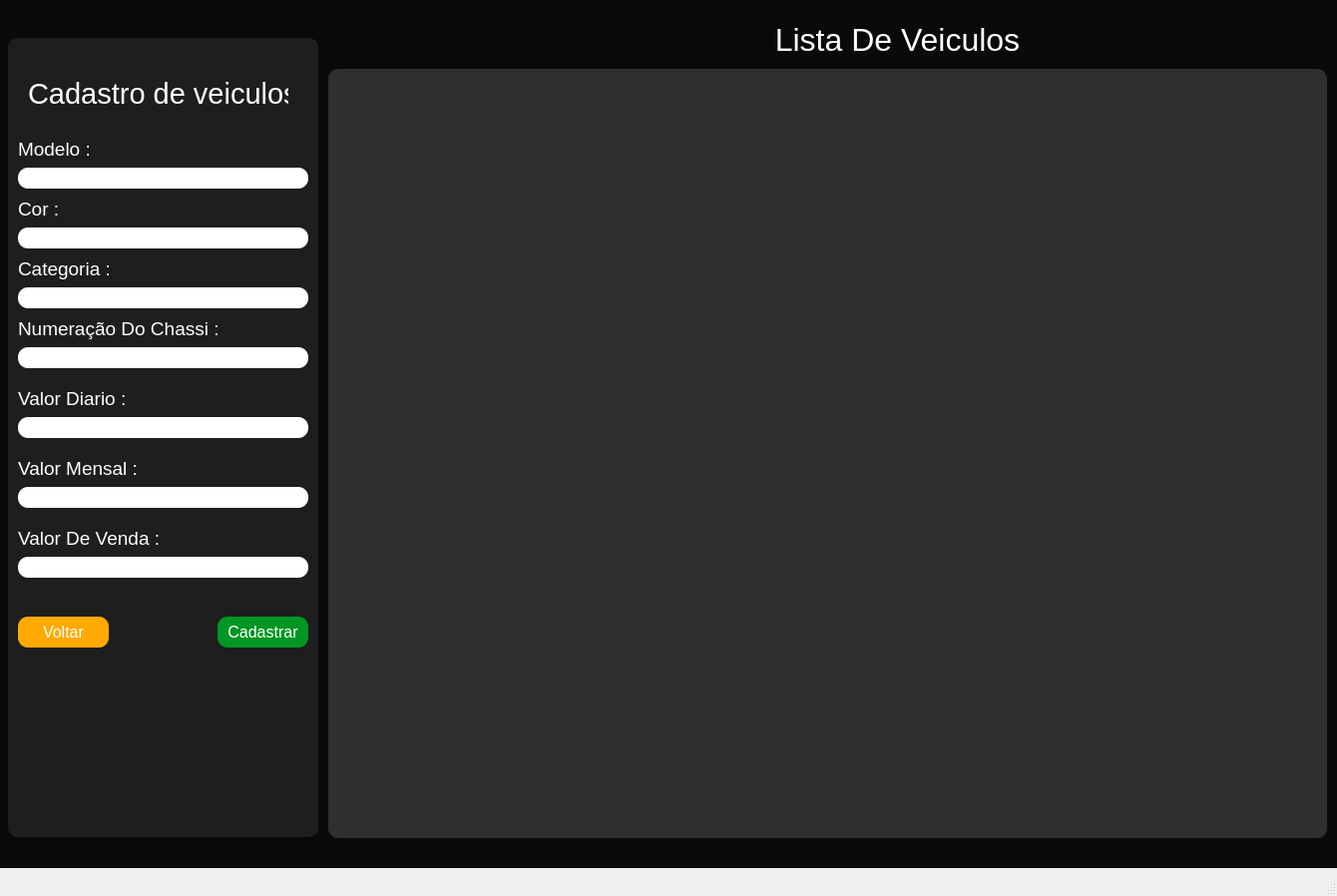
<?xml version="1.0" encoding="UTF-8"?>
<ui version="4.0">
 <class>MainWindow</class>
 <widget class="QMainWindow" name="MainWindow">
  <property name="geometry">
   <rect>
    <x>0</x>
    <y>0</y>
    <width>1340</width>
    <height>898</height>
   </rect>
  </property>
  <property name="windowTitle">
   <string>MainWindow</string>
  </property>
  <widget class="QWidget" name="centralwidget">
   <widget class="QFrame" name="frame">
    <property name="geometry">
     <rect>
      <x>-11</x>
      <y>-11</y>
      <width>1381</width>
      <height>881</height>
     </rect>
    </property>
    <property name="styleSheet">
     <string notr="true">background-color: rgb(10, 10, 10);
color: rgb(255, 255, 255);

border-radius:10;</string>
    </property>
    <property name="frameShape">
     <enum>QFrame::StyledPanel</enum>
    </property>
    <property name="frameShadow">
     <enum>QFrame::Raised</enum>
    </property>
    <widget class="QWidget" name="widget" native="true">
     <property name="geometry">
      <rect>
       <x>9</x>
       <y>9</y>
       <width>331</width>
       <height>851</height>
      </rect>
     </property>
     <property name="styleSheet">
      <string notr="true">background-color: rgb(10,10,10);</string>
     </property>
     <widget class="QWidget" name="widget_5" native="true">
      <property name="geometry">
       <rect>
        <x>10</x>
        <y>40</y>
        <width>311</width>
        <height>801</height>
       </rect>
      </property>
      <property name="styleSheet">
       <string notr="true">background-color: rgb(30, 30, 30);
color: rgb(255, 255, 255);
border-radius:10;</string>
      </property>
      <widget class="QLabel" name="label_24">
       <property name="geometry">
        <rect>
         <x>10</x>
         <y>100</y>
         <width>71</width>
         <height>23</height>
        </rect>
       </property>
       <property name="font">
        <font>
         <pointsize>14</pointsize>
        </font>
       </property>
       <property name="styleSheet">
        <string notr="true">background-color: rgba(85, 255, 255, 0);</string>
       </property>
       <property name="text">
        <string>Modelo :</string>
       </property>
      </widget>
      <widget class="QLineEdit" name="modelo">
       <property name="geometry">
        <rect>
         <x>10</x>
         <y>130</y>
         <width>291</width>
         <height>21</height>
        </rect>
       </property>
       <property name="font">
        <font>
         <pointsize>12</pointsize>
        </font>
       </property>
       <property name="styleSheet">
        <string notr="true">background-color: rgb(255, 255, 255);
color: rgb(0, 0, 0);
border-radius:10;</string>
       </property>
      </widget>
      <widget class="QLabel" name="label_25">
       <property name="geometry">
        <rect>
         <x>10</x>
         <y>160</y>
         <width>44</width>
         <height>23</height>
        </rect>
       </property>
       <property name="font">
        <font>
         <pointsize>14</pointsize>
        </font>
       </property>
       <property name="styleSheet">
        <string notr="true">background-color: rgba(85, 255, 255, 0);</string>
       </property>
       <property name="text">
        <string>Cor :</string>
       </property>
      </widget>
      <widget class="QLineEdit" name="cor">
       <property name="geometry">
        <rect>
         <x>10</x>
         <y>190</y>
         <width>291</width>
         <height>21</height>
        </rect>
       </property>
       <property name="font">
        <font>
         <pointsize>12</pointsize>
        </font>
       </property>
       <property name="styleSheet">
        <string notr="true">background-color: rgb(255, 255, 255);
color: rgb(0, 0, 0);</string>
       </property>
      </widget>
      <widget class="QLabel" name="label_26">
       <property name="geometry">
        <rect>
         <x>10</x>
         <y>220</y>
         <width>91</width>
         <height>23</height>
        </rect>
       </property>
       <property name="font">
        <font>
         <pointsize>14</pointsize>
        </font>
       </property>
       <property name="styleSheet">
        <string notr="true">background-color: rgba(85, 255, 255, 0);</string>
       </property>
       <property name="text">
        <string>Categoria :</string>
       </property>
      </widget>
      <widget class="QLineEdit" name="categoria">
       <property name="geometry">
        <rect>
         <x>10</x>
         <y>250</y>
         <width>291</width>
         <height>21</height>
        </rect>
       </property>
       <property name="font">
        <font>
         <pointsize>12</pointsize>
        </font>
       </property>
       <property name="styleSheet">
        <string notr="true">background-color: rgb(255, 255, 255);
color: rgb(0, 0, 0);</string>
       </property>
      </widget>
      <widget class="QLabel" name="label_27">
       <property name="geometry">
        <rect>
         <x>10</x>
         <y>280</y>
         <width>201</width>
         <height>23</height>
        </rect>
       </property>
       <property name="font">
        <font>
         <pointsize>14</pointsize>
        </font>
       </property>
       <property name="styleSheet">
        <string notr="true">background-color: rgba(85, 255, 255, 0);</string>
       </property>
       <property name="text">
        <string>Numeração Do Chassi :</string>
       </property>
      </widget>
      <widget class="QLineEdit" name="chassi">
       <property name="geometry">
        <rect>
         <x>10</x>
         <y>310</y>
         <width>291</width>
         <height>21</height>
        </rect>
       </property>
       <property name="font">
        <font>
         <pointsize>12</pointsize>
        </font>
       </property>
       <property name="styleSheet">
        <string notr="true">background-color: rgb(255, 255, 255);
color: rgb(0, 0, 0);</string>
       </property>
      </widget>
      <widget class="QPushButton" name="btn_cadastrar">
       <property name="geometry">
        <rect>
         <x>210</x>
         <y>580</y>
         <width>91</width>
         <height>31</height>
        </rect>
       </property>
       <property name="font">
        <font>
         <pointsize>12</pointsize>
        </font>
       </property>
       <property name="styleSheet">
        <string notr="true">background-color: rgb(0, 150, 35);</string>
       </property>
       <property name="text">
        <string>Cadastrar</string>
       </property>
      </widget>
      <widget class="QPushButton" name="btn_voltar">
       <property name="geometry">
        <rect>
         <x>10</x>
         <y>580</y>
         <width>91</width>
         <height>31</height>
        </rect>
       </property>
       <property name="font">
        <font>
         <pointsize>12</pointsize>
        </font>
       </property>
       <property name="styleSheet">
        <string notr="true">background-color: rgb(255, 170, 0);</string>
       </property>
       <property name="text">
        <string>Voltar</string>
       </property>
      </widget>
      <widget class="QLabel" name="label_29">
       <property name="geometry">
        <rect>
         <x>10</x>
         <y>350</y>
         <width>121</width>
         <height>23</height>
        </rect>
       </property>
       <property name="font">
        <font>
         <pointsize>14</pointsize>
        </font>
       </property>
       <property name="styleSheet">
        <string notr="true">background-color: rgba(85, 255, 255, 0);</string>
       </property>
       <property name="text">
        <string>Valor Diario :</string>
       </property>
      </widget>
      <widget class="QLineEdit" name="valor_diario">
       <property name="geometry">
        <rect>
         <x>10</x>
         <y>380</y>
         <width>291</width>
         <height>21</height>
        </rect>
       </property>
       <property name="font">
        <font>
         <pointsize>12</pointsize>
        </font>
       </property>
       <property name="styleSheet">
        <string notr="true">background-color: rgb(255, 255, 255);
color: rgb(0, 0, 0);</string>
       </property>
      </widget>
      <widget class="QLabel" name="label_30">
       <property name="geometry">
        <rect>
         <x>10</x>
         <y>420</y>
         <width>121</width>
         <height>23</height>
        </rect>
       </property>
       <property name="font">
        <font>
         <pointsize>14</pointsize>
        </font>
       </property>
       <property name="styleSheet">
        <string notr="true">background-color: rgba(85, 255, 255, 0);</string>
       </property>
       <property name="text">
        <string>Valor Mensal :</string>
       </property>
      </widget>
      <widget class="QLineEdit" name="valor_mensal">
       <property name="geometry">
        <rect>
         <x>10</x>
         <y>450</y>
         <width>291</width>
         <height>21</height>
        </rect>
       </property>
       <property name="font">
        <font>
         <pointsize>12</pointsize>
        </font>
       </property>
       <property name="styleSheet">
        <string notr="true">background-color: rgb(255, 255, 255);
color: rgb(0, 0, 0);</string>
       </property>
      </widget>
      <widget class="QLabel" name="label_31">
       <property name="geometry">
        <rect>
         <x>10</x>
         <y>490</y>
         <width>141</width>
         <height>23</height>
        </rect>
       </property>
       <property name="font">
        <font>
         <pointsize>14</pointsize>
        </font>
       </property>
       <property name="styleSheet">
        <string notr="true">background-color: rgba(85, 255, 255, 0);</string>
       </property>
       <property name="text">
        <string>Valor De Venda :</string>
       </property>
      </widget>
      <widget class="QLineEdit" name="valor_venda">
       <property name="geometry">
        <rect>
         <x>10</x>
         <y>520</y>
         <width>291</width>
         <height>21</height>
        </rect>
       </property>
       <property name="font">
        <font>
         <pointsize>12</pointsize>
        </font>
       </property>
       <property name="styleSheet">
        <string notr="true">background-color: rgb(255, 255, 255);
color: rgb(0, 0, 0);</string>
       </property>
      </widget>
      <widget class="QLabel" name="label">
       <property name="geometry">
        <rect>
         <x>20</x>
         <y>30</y>
         <width>261</width>
         <height>51</height>
        </rect>
       </property>
       <property name="font">
        <font>
         <pointsize>22</pointsize>
         <stylestrategy>PreferDefault</stylestrategy>
        </font>
       </property>
       <property name="styleSheet">
        <string notr="true">color: rgb(255, 255, 255);</string>
       </property>
       <property name="text">
        <string>Cadastro de veiculos</string>
       </property>
      </widget>
     </widget>
    </widget>
    <widget class="QLabel" name="label_2">
     <property name="geometry">
      <rect>
       <x>780</x>
       <y>30</y>
       <width>261</width>
       <height>41</height>
      </rect>
     </property>
     <property name="font">
      <font>
       <pointsize>24</pointsize>
       <stylestrategy>PreferDefault</stylestrategy>
      </font>
     </property>
     <property name="styleSheet">
      <string notr="true">color: rgb(255, 255, 255);
background-color: rgb(255, 255, 255,0);</string>
     </property>
     <property name="text">
      <string>Lista De Veiculos</string>
     </property>
     <property name="alignment">
      <set>Qt::AlignCenter</set>
     </property>
    </widget>
    <widget class="QTableWidget" name="tableWidget">
     <property name="geometry">
      <rect>
       <x>340</x>
       <y>80</y>
       <width>1001</width>
       <height>771</height>
      </rect>
     </property>
     <property name="font">
      <font>
       <pointsize>11</pointsize>
      </font>
     </property>
     <property name="styleSheet">
      <string notr="true">background-color: rgb(47, 47, 47);
color: rgb(0, 0, 0);
border-radius:10;</string>
     </property>
    </widget>
   </widget>
  </widget>
  <widget class="QMenuBar" name="menubar">
   <property name="geometry">
    <rect>
     <x>0</x>
     <y>0</y>
     <width>1340</width>
     <height>21</height>
    </rect>
   </property>
  </widget>
  <widget class="QStatusBar" name="statusbar"/>
 </widget>
 <resources/>
 <connections/>
</ui>
